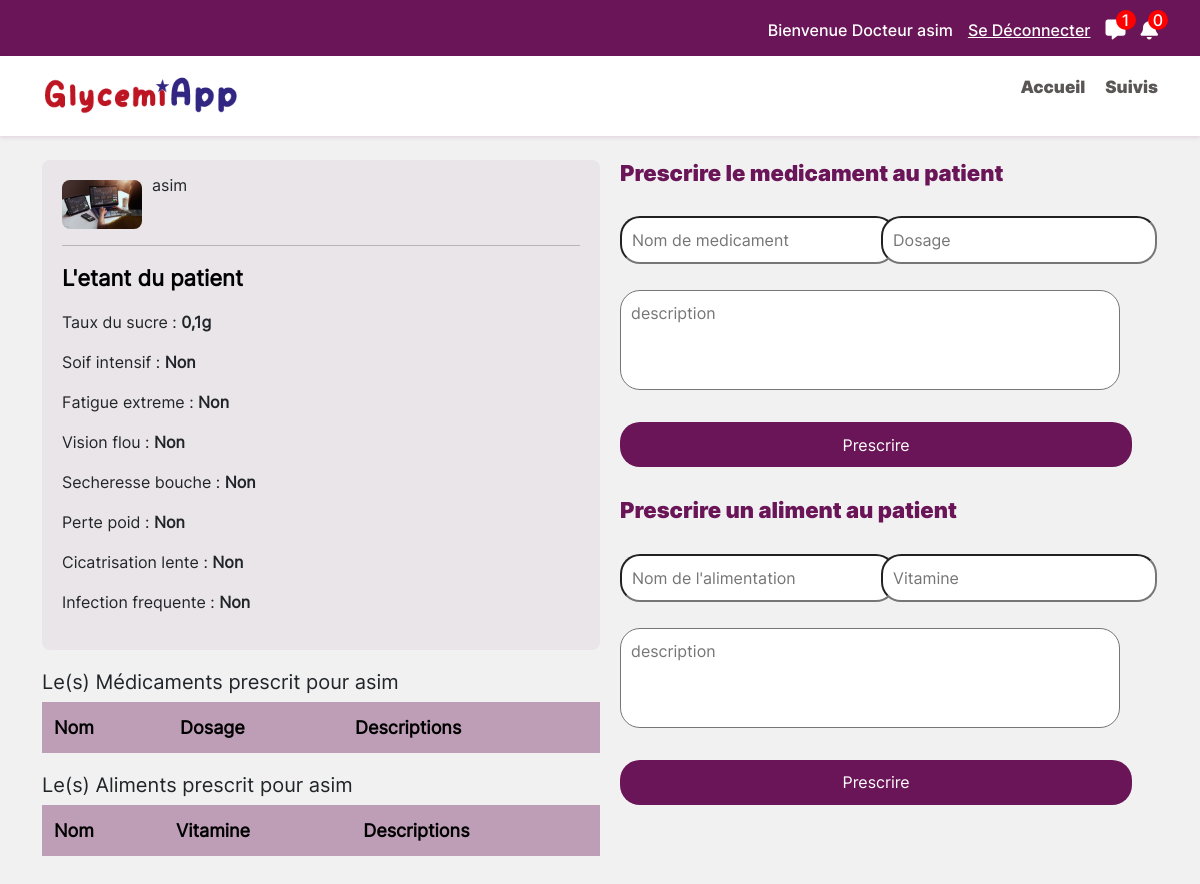
/doctor/suivi_patient/1/ (signed in), run on an earlier commit of the app's database.
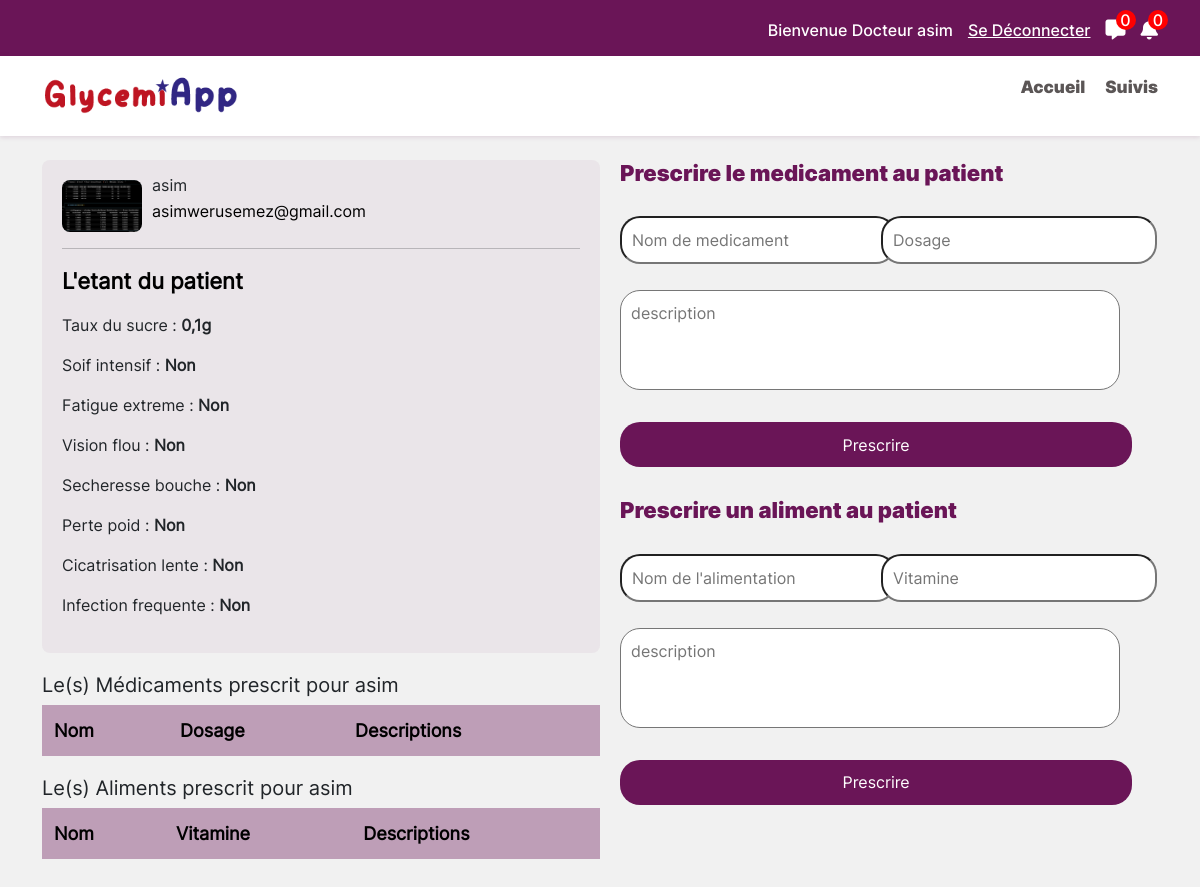
And on a later commit of the database.
### accounts/models.py (models this page shows, shortened)
class User(AbstractUser):
    nom = models.CharField(max_length=50)
    profession = models.CharField(max_length=50, blank=True, null=True)
    telephone = models.CharField(max_length=50)
    adresse = models.CharField(max_length=200)
    photo_profile = models.ImageField(upload_to="photos_profile")
    isDoctor = models.BooleanField(default=False)
    isPatient = models.BooleanField(default=False)
    unread_count = models.IntegerField(default=0)
    gycemie = models.ForeignKey(GycemieData, on_delete=models.CASCADE, blank=True, null=True)

### patient/models.py (models this page shows)
class GycemieData(models.Model):
    taux_sucre = models.FloatField(default=0.1)
    soif_intense = models.IntegerField(default=0)
    fatigue_extreme = models.IntegerField(default=0)
    vision_flou = models.IntegerField(default=0)
    secheresse_bouche = models.IntegerField(default=0)
    perte_poid = models.IntegerField(default=0)
    cicatrisation_lente = models.IntegerField(default=0)
    infection_frequente = models.IntegerField(default=0)

### doctor/views.py (the view)
# urls.py: path("suivi_patient/<int:id>/", suivi_patient, name="suivi_patient"),
@login_required
def suivi_patient(request, id):
    user = get_object_or_404(User, id=id)
    alimForm = AlimentationForm(request.POST or None)
    medicForm = MedicamentForm(request.POST or None)
    if request.method == "POST":
        alimForm = AlimentationForm(request.POST or None)
        medicForm = MedicamentForm(request.POST or None)
        if alimForm.is_valid():
            new_alim = alimForm.save(commit=False)
            new_alim.user = user
            new_alim.save()
            return redirect(reverse("doctor:suivi_patient", args=[id]))
        if medicForm.is_valid():
            new_medic = medicForm.save(commit=False)
            new_medic.user = user
            new_medic.save()
            return redirect(reverse("doctor:suivi_patient", args=[id]))
    else:
        alimForm = AlimentationForm()
        medicForm = MedicamentForm()
    alimentations = Alimentation.objects.filter(user=user)
    medicaments = Medicament.objects.filter(user=user)
    all_message = Messages.objects.filter(expediteur=request.user).count()
    return render(request, "doctor/suivi_patient.html", {
        "alimForm": alimForm,
        "medicForm": medicForm,
        "user": user,
        "alimentations": alimentations,
        "medicaments": medicaments,
        "all_message": all_message,
    })

### doctor/forms.py
class AlimentationForm(forms.ModelForm):
    nom = forms.CharField(label='', widget=forms.TextInput(attrs={'placeholder': 'Nom de l\'alimentation'}))
    vitamine = forms.CharField(label='', widget=forms.TextInput(attrs={'placeholder': 'Vitamine'}))
    description = forms.CharField(label='', widget=forms.Textarea(attrs={'placeholder': 'description'}))
    class Meta:
        model = Alimentation
        fields = ['nom', 'vitamine', 'description']

class MedicamentForm(forms.ModelForm):
    nom = forms.CharField(label='', widget=forms.TextInput(attrs={'placeholder': 'Nom de medicament'}))
    dose = forms.CharField(label='', widget=forms.TextInput(attrs={'placeholder': 'Dosage'}))
    description = forms.CharField(label='', widget=forms.Textarea(attrs={'placeholder': 'description'}))
    class Meta:
        model = Medicament
        fields = ['nom', 'dose', 'description']

### doctor/templates/doctor/suivi_patient.html (shortened to what this page needs)
{% extends 'base_doctor.html' %}
{% block message %}
{{ all_message }}
{% endblock %}
{% block content %}
{% load static %}
<section class="container mb-5">
<div class="cont-consult mt-4">
    <section class="col-md-4 sect-etant">
        <div class="contenue" style="width: 100%;">
            <div class="pofile-info">
                <img src="{{ user.photo_profile.url }}" alt="" width="100">
                <div>
                    <p> {{ user.username }} </p>
                    <p><a href="mailto:{{ user.email }}" style="color: black; text-decoration: none;">{{ user.email }}</a></p>
                </div>
            </div>
            <hr>
            <div>
                <h5 style="color: black; font-size: 22px; margin: 19px 0; font-weight: 900;">L'etant du patient</h5>
                <div>
                    <p>Taux du sucre : <strong>{{ user.gycemie.taux_sucre }}g</strong></p>
                    {% if user.gycemie.soif_intense == 0 %}
                        <p>Soif intensif : <strong>Non</strong></p>
                    {% else %}
                        <p>Soif intensif : <strong>Oui</strong></p>
                    {% endif %}
                    {% if user.gycemie.fatigue_extreme == 0 %}
                        <p>Fatigue extreme : <strong>Non</strong></p>
                    {% else %}
                        <p>Fatigue extreme : <strong>Oui</strong></p>
                    {% endif %}
                    {% if user.gycemie.vision_flou == 0 %}
                        <p>Vision flou : <strong>Non</strong></p>
                    {% else %}
                        <p>Vision flou : <strong>Oui</strong></p>
                    {% endif %}
                    {% if user.gycemie.secheresse_bouche == 0 %}
                    <p>Secheresse bouche : <strong>Non</strong></p>
                    {% else %}
                        <p>Secheresse bouche : <strong>Oui</strong></p>
                    {% endif %}
                    {% if user.gycemie.perte_poid == 0 %}
                        <p>Perte poid : <strong>Non</strong></p>
                    {% else %}
                        <p>Perte poid : <strong>Oui</strong></p>
                    {% endif %}
                    {% if user.gycemie.cicatrisation_lente == 0 %}
                        <p>Cicatrisation lente : <strong>Non</strong></p>
                    {% else %}
                        <p>Cicatrisation lente : <strong>Oui</strong></p>
                    {% endif %}
                    {% if user.gycemie.infection_frequente == 0 %}
                        <p>Infection frequente : <strong>Non</strong></p>
                    {% else %}
                        <p>Infection frequente : <strong>Oui</strong></p>
                    {% endif %}
                </div>
            </div>
        </div>
        <div class="alim-prescrit">
            <h5>Le(s) Médicaments prescrit pour {{ user.username }}</h5>
            <table>
                <tr>
                    <td>Nom</td>
                    <td>Dosage</td>
                    <td>Descriptions</td>
                </tr>
            </table>
        </div>
        <div class="alim-prescrit">
            <h5>Le(s) Aliments prescrit pour {{ user.username }}</h5>
            <table>
                <tr>
                    <td>Nom</td>
                    <td>Vitamine</td>
                    <td>Descriptions</td>
                </tr>
            </table>
        </div>
    </section>
    <section class="sect-prescription">
        <div>
            <h5>Prescrire le medicament au patient</h5>
            <form method="post">
                {{ medicForm.as_p }}
                <button>Prescrire</button>
            </form>
        </div>
        <div>
            <h5>Prescrire un aliment au patient</h5>
            <form method="post">
                {{ alimForm.as_p }}
                <button>Prescrire</button>
            </form>
        </div>
    </section>
</div>
</section>
{% endblock content %}

### templates/base_doctor.html (shortened to what this page needs)
<!DOCTYPE html>
{% load static %}
<html lang="en">
<head>
  <link rel="stylesheet" href="{% static 'css/bootstrap/css_bootstrap.css' %}">
  <link href="{% static 'fontawesomefree/css/fontawesome.css' %}" rel="stylesheet" type="text/css">
  <link href="{% static 'fontawesomefree/css/brands.css' %}" rel="stylesheet" type="text/css">
  <link href="{% static 'fontawesomefree/css/solid.css' %}" rel="stylesheet" type="text/css">
  <link rel="stylesheet" href="{% static 'css/style.css' %}">
</head>
<body>
  <header id="header" class="header">
    <div class="top_top__bar">
      <div class="topbar d-flex align-items-center container">
        <div class="connexion-welcome">
          <p>
            Bienvenue Docteur
            {% if user.is_authenticated and user.isDoctor %}
              {{ user.username }}
            {% endif %}
          </p>
          <p><a href="{% url 'accounts:logout' %}">Se Déconnecter</a></p>
        </div>
        <div class="message-notification">
          <p><a href="{% url 'doctor:allPatientsMessages' %}"><i class="fa-solid fa-message"></i></a></p>
          <span>
            {% block message %}
            {% endblock %}
          </span>
        </div>
        <div class="message-notification">
          <p><a href="#"><i class="fa-solid fa-bell"></i></a></p>
          <span>0</span>
        </div>
      </div>
    </div>
    <div class="branding d-flex align-items-center sticky-top">
      <div class="container position-relative d-flex align-items-center justify-content-between ">
        <a href="/doctor/" class="logo d-flex align-items-center me-auto">
          <img src="{% static 'images/logo.png' %}" alt="logo">
        </a>
        <nav id="navmenu" class="navmenu">
          <ul>
            <li><a href="/doctor/" class="active">Accueil<br></a></li>
            <li><a href="{% url 'doctor:suivi' %}">Suivis</a></li>
          </ul>
        </nav>
      </div>
    </div>
  </header>
  {% block content %}
  {% endblock %}
</body>
</html>

What changed in the data, as far as the page shows it:
changed User "asim": photo_profile: a different picture; email (not shown) → "asimwerusemez@gmail.com"
Also different on the page:
{{ all_message }}: "1" → "0"
